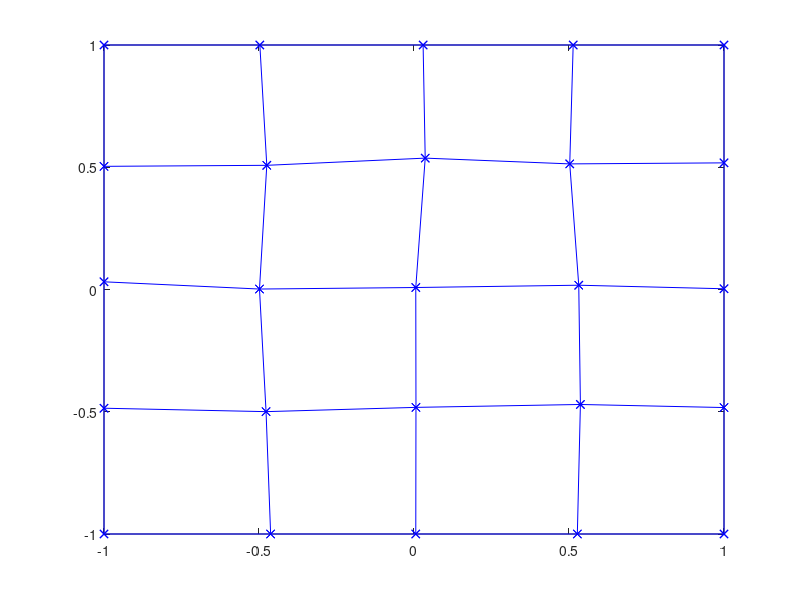

This figure's MATLAB source: (Note: this script raises an error after producing the figure.)
%% Homework 5, Part 2
clc; close all; clear all;
%% Create perturbed grid
n_r = 5;
n_s = n_r;

% Uniform grid
r = linspace(-1,1,n_r);
s = fliplr(linspace(-1,1,n_s));
[R,S] = meshgrid(r,s);

% Perturb grid
Rp = R + rand(n_r,n_s)/25; 
Sp = S + rand(n_r,n_s)/25;

% Clean up boundaries
Rp(:,1) = -1;
Rp(:,n_r) = 1;
Sp(1,:) = 1;
Sp(n_s,:) = -1;

plot(Rp,Sp, 'b-x', Rp', Sp', 'b-x')

% Iterate over elements on grid
% Note: We take the small elements on the rs grid as the new element on xy
%             Call the discretization of one element a subelement
n_sub_elems = 5;
for i = 1:n_r-1
    for j = 1:n_s-1
        % Define corners
        ul_x = Rp(i,j);
        ur_x = Rp(i,j+1);
        ll_x = Rp(i+1,j);
        lr_x = Rp(i+1,j+1);
        xp = [ll_x lr_x ur_x ul_x];
        
        ul_y = Sp(i,j);
        ur_y = Sp(i,j+1);
        ll_y = Sp(i+1,j);
        lr_y = Sp(i+1,j+1);
        yp = [ll_y lr_y ur_y ul_y];

        % Pull info from rs domain
        [x_pts, y_pts] = rs2xy(xp,yp,n_sub_elems,1);
        
    end
end
